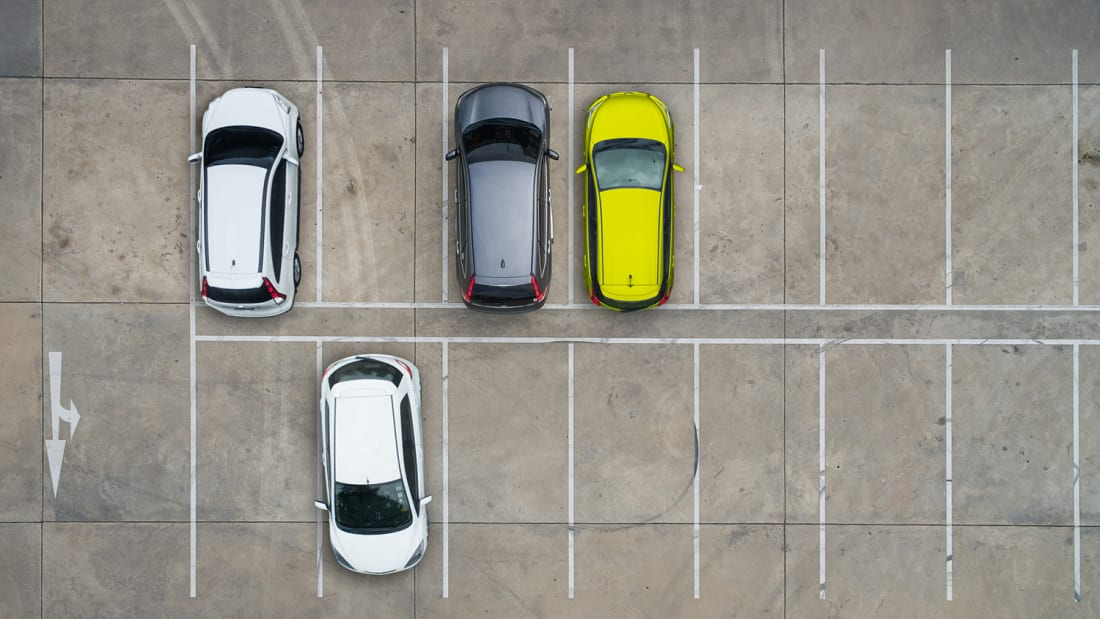
#> input picture Car_Counting/dataset/train/img-11.jpg, 1100 x 619 px
$ python -i process.py   (imports and definitions only)   (older library calls are emulated)
#> lines starting #> are read from the running program, lines starting #| are printed output that depends on the picture; after the words box and inside, x2 and y2 are one past the last pixel; in counts of white or black regions, pixels touching at a corner belong together
# import libraries here
import numpy as np
import cv2
import matplotlib
import matplotlib.pyplot as plt
from scipy import signal


def load_image(image_path):
    img = cv2.imread(image_path)
    img = cv2.cvtColor(img, cv2.COLOR_BGR2HSV)
    return img


def show_binary_image(img):
    plt.imshow(img, 'gray')
    plt.show()


def blur_image(img):
    (height, width, dim) = img.shape

    if width > 1000 and height > 1000:
        image_blur = cv2.GaussianBlur(img, (11, 11), 0)
    else:
        image_blur = cv2.GaussianBlur(img, (5, 5), 0)

    return image_blur


def binaryze_image(img):
    # inRange() function
    # https://docs.opencv.org/3.4/df/d9d/tutorial_py_colorspaces.html

    lower_gray = np.array([0, 0, 80])
    upper_gray = np.array([180, 70, 215])
    img_bin = cv2.inRange(img, lower_gray, upper_gray)
    return img_bin


def morph_fix_image(img_bin):
    kernel = cv2.getStructuringElement(cv2.MORPH_RECT, (3, 3))
    img_bin = cv2.dilate(img_bin, kernel, iterations=1)
    img_bin = cv2.erode(img_bin, kernel, iterations=1)

    kernel = cv2.getStructuringElement(cv2.MORPH_RECT, (4, 4))
    img_bin = cv2.dilate(img_bin, kernel, iterations=1)
    img_bin = cv2.erode(img_bin, kernel, iterations=1)

    kernel = cv2.getStructuringElement(cv2.MORPH_RECT, (3, 3))
    img_bin = cv2.dilate(img_bin, kernel, iterations=1)
    img_bin = cv2.erode(img_bin, kernel, iterations=2)

    return img_bin


def find_region_number(img_bin):
    img, contours, hierarchy = cv2.findContours(img_bin, cv2.RETR_EXTERNAL, cv2.CHAIN_APPROX_NONE)
    return contours


# [5 lines left out: function draw_contours, not called in this run]


def get_useful_contours(img, contours):
    car_contours = []

    (img_height, img_width, img_dim) = img.shape

    for contour in contours:
        center, size, angle = cv2.minAreaRect(contour)
        width, height = size

        if img_width > 1000 and img_height > 1000:
            if img_width / 15 < width < img_width / 2 and img_height / 15 < height < img_height / 2:
                car_contours.append(contour)
        else:
            if img_width / 60 < width < img_width / 2 and img_height / 60 < height < img_height / 2:
                car_contours.append(contour)

    return car_contours


# [8 lines left out: function resize_image, not called in this run]


def count_cars(image_path):
    """
    Procedura prima putanju do fotografije i vraca broj prebrojanih automobila. Koristiti ovu putanju koja vec dolazi
    kroz argument procedure i ne hardkodirati nove putanje u kodu.

    Ova procedura se poziva automatski iz main procedure i taj deo koda nije potrebno menjati niti implementirati.

    :param image_path: <String> Putanja do ulazne fotografije.
    :return: <int>  Broj prebrojanih automobila
    """
    car_count = 0
    # TODO - Prebrojati auta i vratiti njihov broj kao povratnu vrednost ove procedure

    img = load_image(image_path)
#> in load_image, img is the input picture: shape (619, 1100, 3); mean B, G, R 137.3, 147, 150

    """if img.shape[0] < 500 and img.shape[1] < 500:
        img = resize_image(img)"""

    img = blur_image(img)
    img_bin = binaryze_image(img)
#> in binaryze_image, `img_bin = cv2.inRange(img, lower_gray, upper_gray)`:
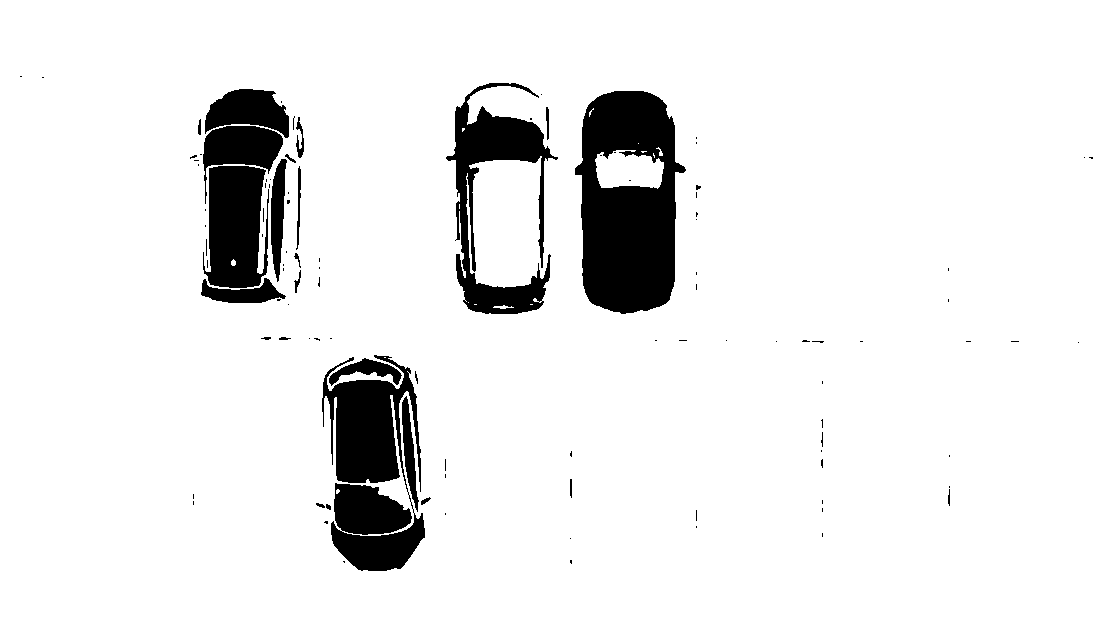
#> img_bin: shape (619, 1100); 91.7% white; 105 black regions (80 under 20 px), largest, box (x1, y1, x2, y2) and area: (575, 91, 686, 314) 17406, (322, 355, 425, 571) 13293, (446, 83, 558, 314) 8744
    img_bin = 255 - img_bin
    img_bin = morph_fix_image(img_bin)
#> in morph_fix_image, `img_bin = cv2.erode(img_bin, kernel, iterations=1)`:
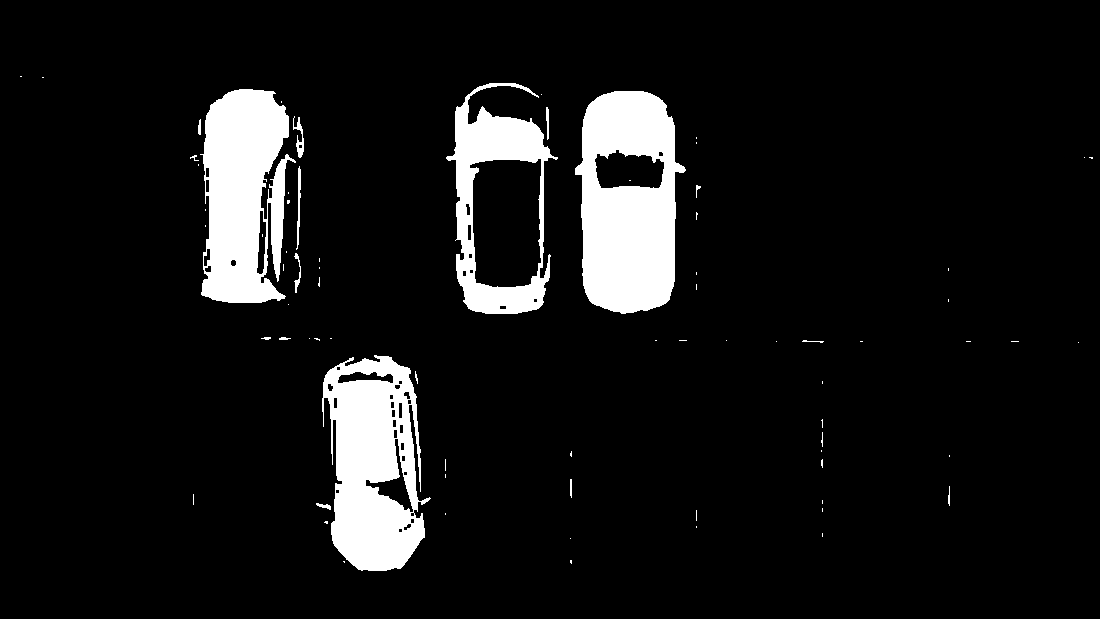
#> img_bin: shape (619, 1100); 8.5% white; 75 white regions (57 under 20 px), largest, box (x1, y1, x2, y2) and area: (575, 91, 686, 314) 17497, (322, 355, 431, 571) 15617, (200, 89, 296, 303) 14767
#> in morph_fix_image, `img_bin = cv2.dilate(img_bin, kernel, iterations=1)`:
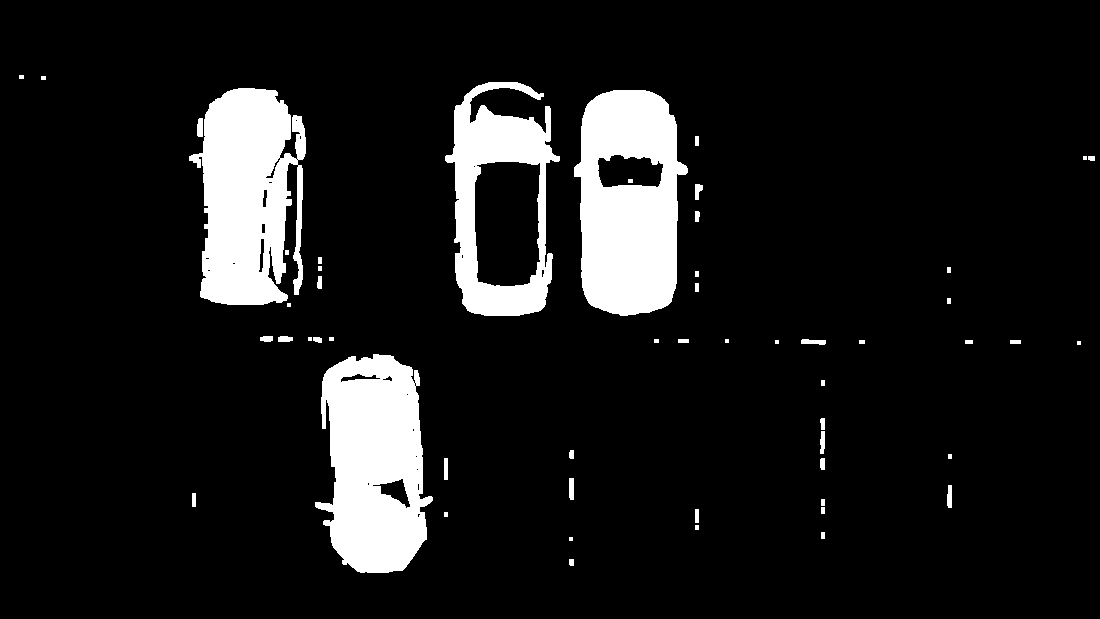
#> img_bin: shape (619, 1100); 10.2% white; 54 white regions (7 under 20 px), largest, box (x1, y1, x2, y2) and area: (574, 90, 688, 316) 18913, (315, 354, 433, 573) 18573, (189, 88, 306, 305) 18311
#> in morph_fix_image, `img_bin = cv2.erode(img_bin, kernel, iterations=1)`:
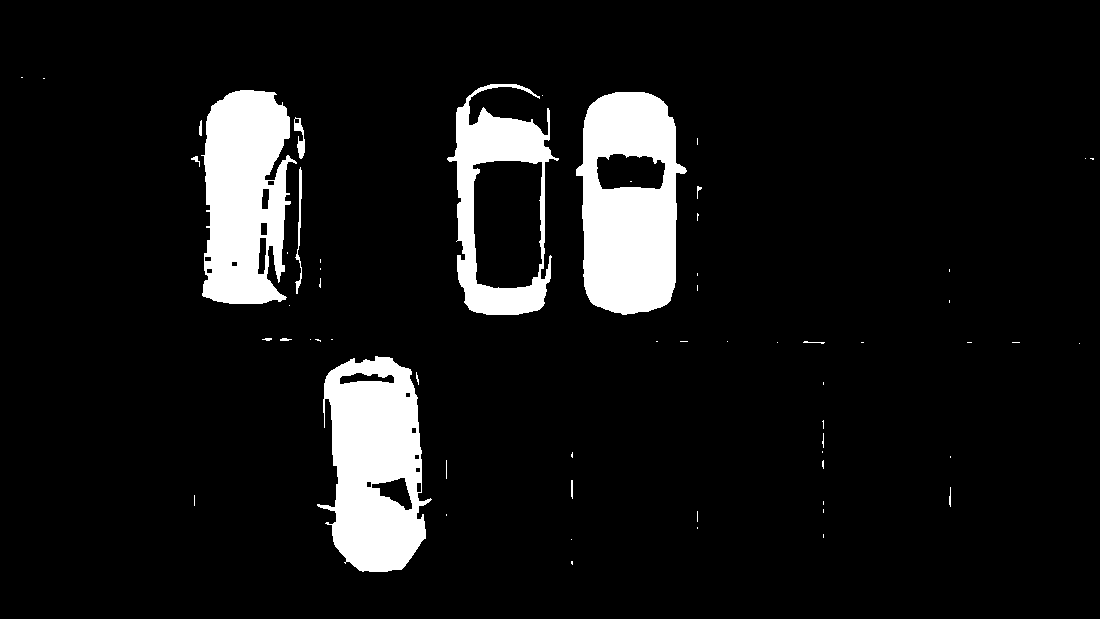
#> img_bin: shape (619, 1100); 8.8% white; 60 white regions (45 under 20 px), largest, box (x1, y1, x2, y2) and area: (576, 92, 687, 315) 17545, (317, 356, 432, 572) 16678, (201, 90, 297, 304) 15319
#> in morph_fix_image, `img_bin = cv2.dilate(img_bin, kernel, iterations=1)`:
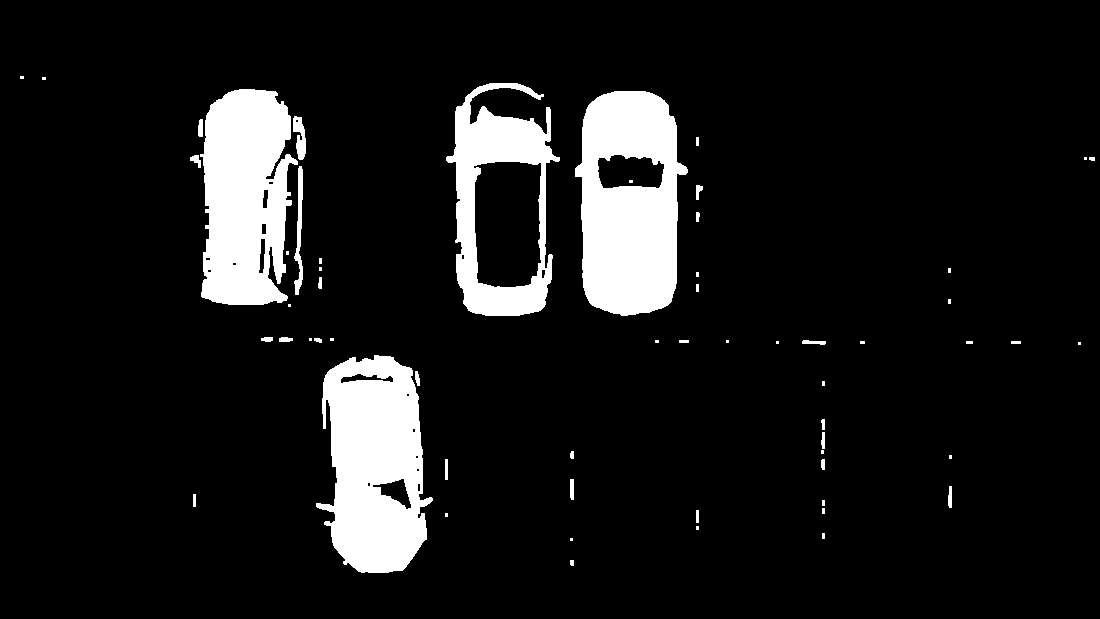
#> img_bin: shape (619, 1100); 9.7% white; 59 white regions (27 under 20 px), largest, box (x1, y1, x2, y2) and area: (575, 91, 688, 316) 18457, (316, 355, 433, 573) 17904, (200, 89, 298, 305) 16475
#> in morph_fix_image, `img_bin = cv2.erode(img_bin, kernel, iterations=2)`:
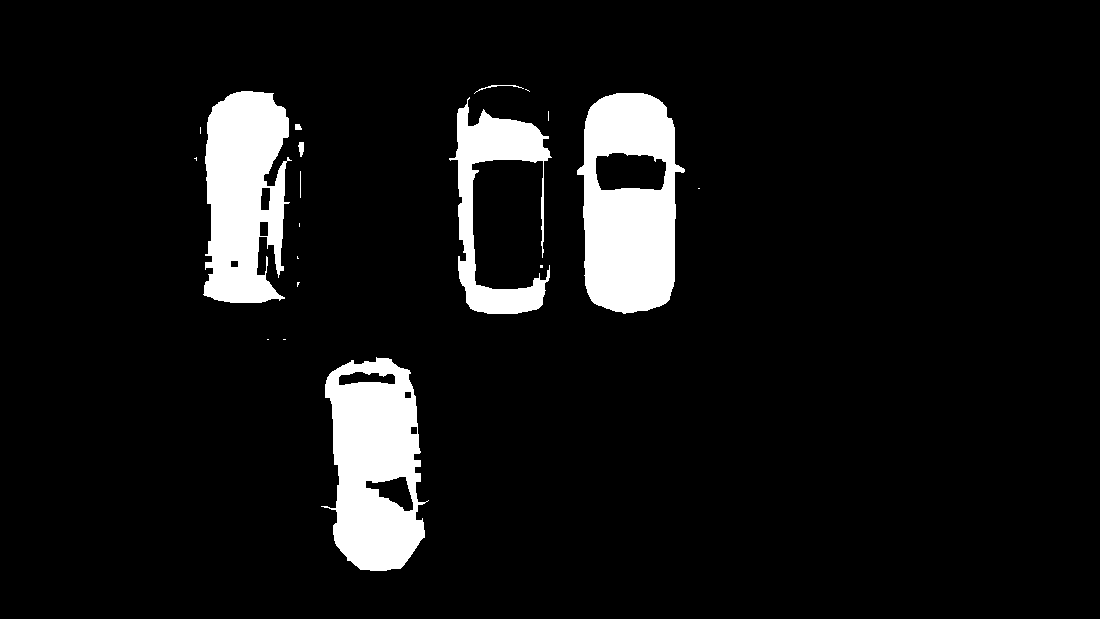
#> img_bin: shape (619, 1100); 8% white; 19 white regions (11 under 20 px)

    # show_binary_image(img_bin)

    contours = find_region_number(img_bin)
#> in find_region_number, `img, contours, hierarchy = cv2.findContours(img_bin, cv2.RETR_EXTERNAL..`: contours = 19 contours, 13 with area under 20; largest, box (x1, y1, x2, y2) and area: (577, 93, 685, 314) 18602, (321, 357, 429, 571) 16538, (203, 91, 292, 303) 14060, (449, 97, 552, 314) 7236, (298, 142, 304, 157) 48, (295, 124, 302, 130) 25
    # draw_contours(img, contours)
    contours = get_useful_contours(img, contours)
#> the loop in get_useful_contours, `for contour in contours:` made 19 passes
#> (center, angle, width, height) on passes 1, 4, 5, 6, 7, 9, 10, 11: ((369.7, 464.8), -7.13, 106.9, 212.7), ((298, 284), -90, 4, 2), ((541, 266), -90, 2, 2), ((297.1, 257.2), -26.57, 0.894, 2.24), ((299, 224.5), -90, 3, 0), ((300, 184), -90, 26, 0), ((195.6, 158.7), -26.57, 2.24, 2.68), ((300.5, 149), -90, 14, 5)
#> after the loop in get_useful_contours, `for contour in contours:`: car_contours = 4 contours; box (x1, y1, x2, y2) and area: (577, 93, 685, 314) 18602, (321, 357, 429, 571) 16538, (203, 91, 292, 303) 14060, (449, 97, 552, 314) 7236
#> contours has the same summary as car_contours in get_useful_contours
    # draw_contours(img, contours)

    car_count = len(contours)
#> car_count = 4

    return car_count

>>> result = count_cars('dataset/train/img-11.jpg')
#> result = 4

$ run again, on Car_Counting/dataset/train/img-12.jpg
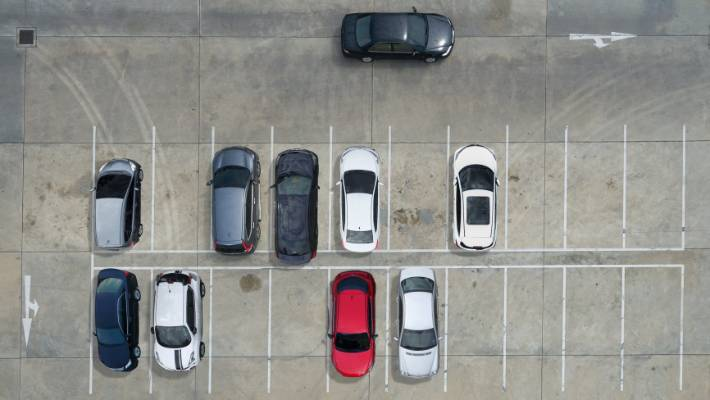
#> input picture Car_Counting/dataset/train/img-12.jpg, 710 x 400 px
#> in load_image, img is the input picture: shape (400, 710, 3); mean B, G, R 138.7, 142.2, 142.3
#> img: shape (400, 710, 3); mean H, S, V 50.9, 22.7, 146.2
#> image_blur: shape (400, 710, 3); mean H, S, V 50.9, 22.7, 146.2
#> in binaryze_image, `img_bin = cv2.inRange(img, lower_gray, upper_gray)`:
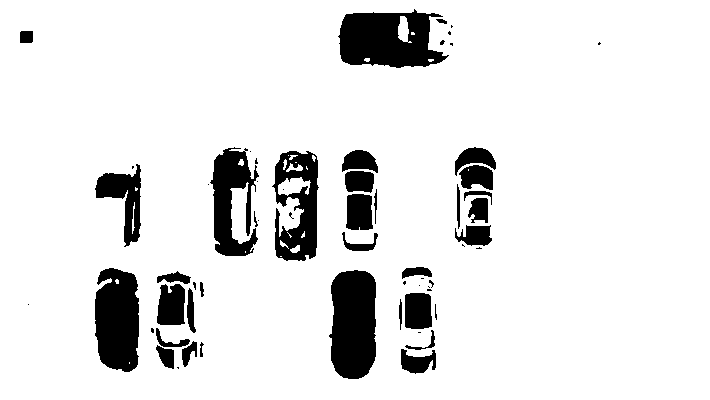
#> img_bin: shape (400, 710); 89.5% white; 60 black regions (26 under 20 px), largest, box (x1, y1, x2, y2) and area: (338, 9, 449, 68) 4559, (329, 270, 376, 379) 4406, (95, 268, 139, 372) 3888
#> in morph_fix_image, `img_bin = cv2.erode(img_bin, kernel, iterations=2)`:
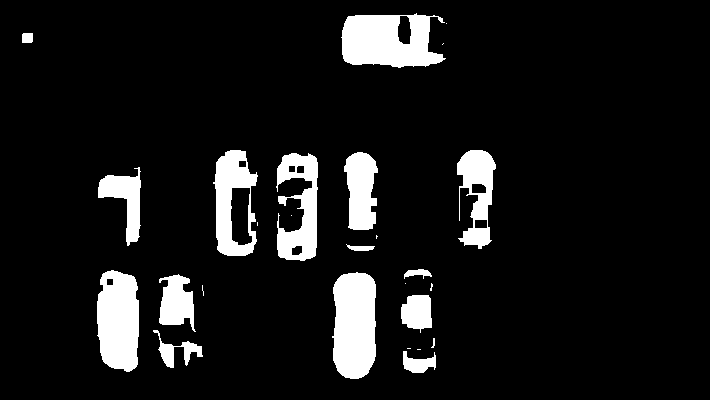
#> img_bin: shape (400, 710); 9.5% white; 26 white regions (10 under 20 px)
#> in find_region_number, `img, contours, hierarchy = cv2.findContours(img_bin, cv2.RETR_EXTERNAL..`: contours = 26 contours, 11 with area under 20; largest, box (x1, y1, x2, y2) and area: (341, 13, 446, 68) 4332, (332, 272, 376, 379) 3960, (213, 150, 258, 256) 3562, (97, 270, 139, 372) 3536, (276, 153, 318, 261) 2701
#> the loop in get_useful_contours, `for contour in contours:` made 26 passes
#> (center, angle, width, height) on passes 1 to 8: ((419, 361.5), -90, 21, 32), ((418.5, 349), -90, 0, 3), ((408.5, 348), -90, 0, 3), ((433.2, 342.7), -77.47, 9.44, 2.49), ((174.2, 352.3), -70.46, 30.58, 54.87), ((416, 313.5), -90, 37, 30), ((202.4, 290), -9.46, 0.822, 10.03), ((431.1, 286.6), -78.69, 7.06, 1.57)
#> after the loop in get_useful_contours, `for contour in contours:`: car_contours = 12 contours; largest, box (x1, y1, x2, y2) and area: (341, 13, 446, 68) 4332, (332, 272, 376, 379) 3960, (213, 150, 258, 256) 3562, (97, 270, 139, 372) 3536, (276, 153, 318, 261) 2701
#> in count_cars, `contours = get_useful_contours(img, contours)`: contours has the same summary as car_contours in get_useful_contours
#> car_count = 12

$ run again, on Car_Counting/dataset/train/img-13.jpg
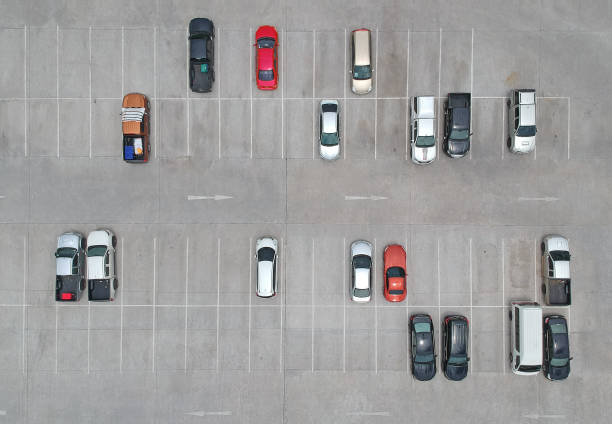
#> input picture Car_Counting/dataset/train/img-13.jpg, 612 x 424 px
#> in load_image, img is the input picture: shape (424, 612, 3); mean B, G, R 157.6, 157.6, 158.3
#> img: shape (424, 612, 3); mean H, S, V 45.5, 8.4, 160.2
#> image_blur: shape (424, 612, 3); mean H, S, V 45.5, 8.4, 160.2
#> in binaryze_image, `img_bin = cv2.inRange(img, lower_gray, upper_gray)`:
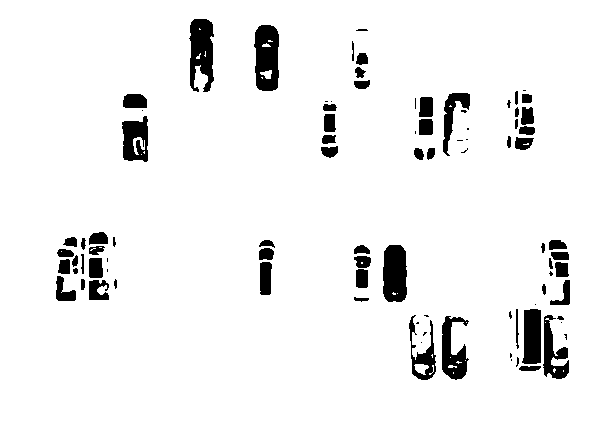
#> img_bin: shape (424, 612); 94.1% white; 89 black regions (26 under 20 px), largest, box (x1, y1, x2, y2) and area: (254, 25, 279, 91) 1344, (189, 19, 214, 92) 1327, (383, 245, 407, 302) 1226
#> in morph_fix_image, `img_bin = cv2.erode(img_bin, kernel, iterations=2)`:
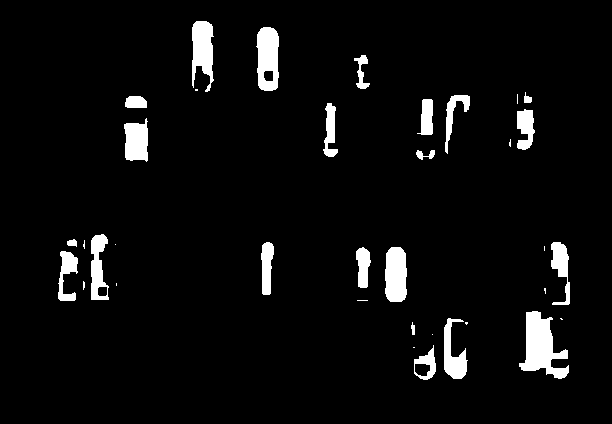
#> img_bin: shape (424, 612); 4.9% white; 36 white regions (14 under 20 px)
#> in find_region_number, `img, contours, hierarchy = cv2.findContours(img_bin, cv2.RETR_EXTERNAL..`: contours = 36 contours, 14 with area under 20; largest, box (x1, y1, x2, y2) and area: (519, 311, 569, 379) 1654, (256, 27, 279, 91) 1190, (385, 247, 407, 302) 1014, (192, 21, 214, 92) 982, (124, 118, 148, 162) 781
#> the loop in get_useful_contours, `for contour in contours:` made 36 passes
#> (center, angle, width, height) on passes 2, 3, 4, 5, 7, 8, 9, 10: ((424.5, 362), -90, 34, 21), ((432, 334), -90, 0, 0), ((466, 323), -90, 2, 2), ((412.5, 328), -90, 12, 3), ((455.5, 348), -90, 60, 23), ((546.7, 344.4), -82.18, 63.52, 49.77), ((362, 300), -90, 0, 10), ((544.5, 290.5), -90, 5, 1)
#> after the loop in get_useful_contours, `for contour in contours:`: car_contours = 18 contours; largest, box (x1, y1, x2, y2) and area: (519, 311, 569, 379) 1654, (256, 27, 279, 91) 1190, (385, 247, 407, 302) 1014, (192, 21, 214, 92) 982, (124, 118, 148, 162) 781
#> in count_cars, `contours = get_useful_contours(img, contours)`: contours has the same summary as car_contours in get_useful_contours
#> car_count = 18
